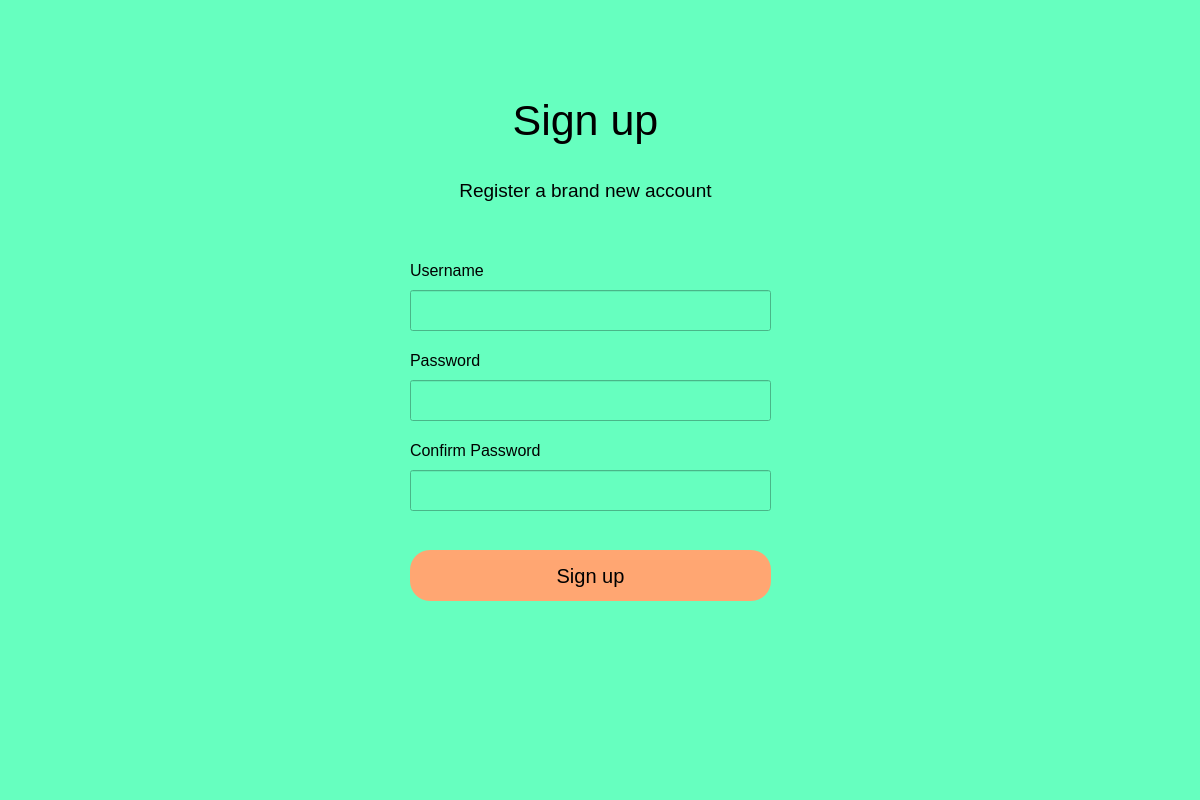
<?xml version="1.0" encoding="UTF-8"?>
<ui version="4.0">
 <class>Dialog</class>
 <widget class="QDialog" name="Dialog">
  <property name="geometry">
   <rect>
    <x>0</x>
    <y>0</y>
    <width>1200</width>
    <height>800</height>
   </rect>
  </property>
  <property name="windowTitle">
   <string>Dialog</string>
  </property>
  <widget class="QWidget" name="bgwidget" native="true">
   <property name="geometry">
    <rect>
     <x>0</x>
     <y>0</y>
     <width>1200</width>
     <height>800</height>
    </rect>
   </property>
   <property name="styleSheet">
    <string notr="true">background-color: rgb(102, 255, 191);</string>
   </property>
   <widget class="QLabel" name="label">
    <property name="geometry">
     <rect>
      <x>490</x>
      <y>60</y>
      <width>191</width>
      <height>121</height>
     </rect>
    </property>
    <property name="font">
     <font>
      <pointsize>32</pointsize>
     </font>
    </property>
    <property name="text">
     <string>Sign up</string>
    </property>
    <property name="alignment">
     <set>Qt::AlignCenter</set>
    </property>
   </widget>
   <widget class="QLabel" name="label_2">
    <property name="geometry">
     <rect>
      <x>440</x>
      <y>170</y>
      <width>291</width>
      <height>41</height>
     </rect>
    </property>
    <property name="font">
     <font>
      <pointsize>14</pointsize>
     </font>
    </property>
    <property name="text">
     <string>Register a brand new account</string>
    </property>
    <property name="alignment">
     <set>Qt::AlignCenter</set>
    </property>
   </widget>
   <widget class="QPushButton" name="btn_signup">
    <property name="geometry">
     <rect>
      <x>410</x>
      <y>550</y>
      <width>361</width>
      <height>51</height>
     </rect>
    </property>
    <property name="font">
     <font>
      <pointsize>15</pointsize>
      <weight>50</weight>
      <italic>false</italic>
      <bold>false</bold>
      <underline>false</underline>
      <strikeout>false</strikeout>
      <kerning>true</kerning>
     </font>
    </property>
    <property name="styleSheet">
     <string notr="true">background-color: rgb(255, 166, 114);
border-radius: 20px</string>
    </property>
    <property name="text">
     <string>Sign up</string>
    </property>
   </widget>
   <widget class="QLineEdit" name="userfield">
    <property name="geometry">
     <rect>
      <x>410</x>
      <y>290</y>
      <width>361</width>
      <height>41</height>
     </rect>
    </property>
    <property name="font">
     <font>
      <pointsize>12</pointsize>
     </font>
    </property>
   </widget>
   <widget class="QLineEdit" name="passwordfield">
    <property name="geometry">
     <rect>
      <x>410</x>
      <y>380</y>
      <width>361</width>
      <height>41</height>
     </rect>
    </property>
    <property name="font">
     <font>
      <pointsize>12</pointsize>
     </font>
    </property>
   </widget>
   <widget class="QLabel" name="label_3">
    <property name="geometry">
     <rect>
      <x>410</x>
      <y>260</y>
      <width>81</width>
      <height>21</height>
     </rect>
    </property>
    <property name="font">
     <font>
      <pointsize>12</pointsize>
     </font>
    </property>
    <property name="text">
     <string>Username</string>
    </property>
   </widget>
   <widget class="QLabel" name="label_4">
    <property name="geometry">
     <rect>
      <x>410</x>
      <y>350</y>
      <width>81</width>
      <height>21</height>
     </rect>
    </property>
    <property name="font">
     <font>
      <pointsize>12</pointsize>
     </font>
    </property>
    <property name="text">
     <string>Password</string>
    </property>
   </widget>
   <widget class="QLabel" name="error">
    <property name="geometry">
     <rect>
      <x>410</x>
      <y>450</y>
      <width>361</width>
      <height>21</height>
     </rect>
    </property>
    <property name="font">
     <font>
      <pointsize>12</pointsize>
     </font>
    </property>
    <property name="styleSheet">
     <string notr="true">color: rgb(170, 0, 0);</string>
    </property>
    <property name="text">
     <string/>
    </property>
   </widget>
   <widget class="QLabel" name="label_5">
    <property name="geometry">
     <rect>
      <x>410</x>
      <y>440</y>
      <width>141</width>
      <height>21</height>
     </rect>
    </property>
    <property name="font">
     <font>
      <pointsize>12</pointsize>
     </font>
    </property>
    <property name="text">
     <string>Confirm Password</string>
    </property>
   </widget>
   <widget class="QLineEdit" name="confirmpasswordfield">
    <property name="geometry">
     <rect>
      <x>410</x>
      <y>470</y>
      <width>361</width>
      <height>41</height>
     </rect>
    </property>
    <property name="font">
     <font>
      <pointsize>12</pointsize>
     </font>
    </property>
   </widget>
   <widget class="QLabel" name="error_2">
    <property name="geometry">
     <rect>
      <x>410</x>
      <y>520</y>
      <width>361</width>
      <height>21</height>
     </rect>
    </property>
    <property name="font">
     <font>
      <pointsize>12</pointsize>
     </font>
    </property>
    <property name="styleSheet">
     <string notr="true">color: rgb(255, 0, 0);</string>
    </property>
    <property name="text">
     <string/>
    </property>
   </widget>
  </widget>
 </widget>
 <resources/>
 <connections/>
</ui>
